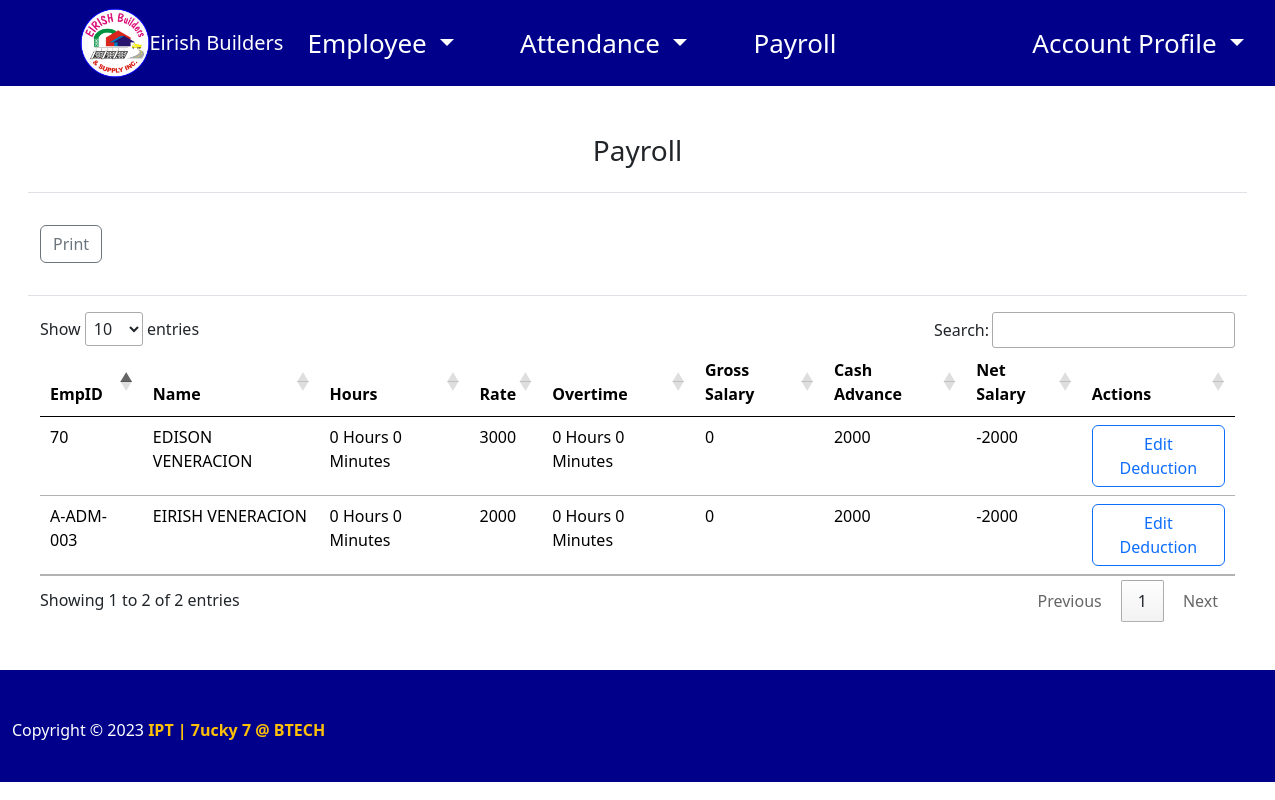
Screenshot of /code/payrolls.php (signed in) with the database file from the repository.
### tables this page shows
CREATE TABLE `employee` (
  `id` int(11) NOT NULL,
  `emp_id` varchar(50) NOT NULL,
  `name` varchar(50) NOT NULL,
  `address` varchar(50) NOT NULL,
  `position` varchar(50) NOT NULL,
  `rate` double NOT NULL,
  `cash_advance` int(11) DEFAULT NULL,
  `phonenumber` varchar(12) NOT NULL,
  `sex` varchar(45) NOT NULL,
  `birth_date` date NOT NULL,
  `civil_status` varchar(45) NOT NULL,
  `emergency_name` varchar(45) NOT NULL,
  `emergency_contact` varchar(11) NOT NULL,
  `job_id` int(11) NOT NULL,
  `salary_id` int(11) NOT NULL,
  `isdeploy` varchar(1) NOT NULL,
  `isarchive` varchar(1) NOT NULL,
  `is_att_archive` varchar(1) NOT NULL
);

### code/function/attendance.php (called while the page is built, shortened)
<?php
function attendance($id, $rate)
{
    $totaltime = 0;
    $excesstime = 0;
    $totalovertime = 0;
    $overtimemins = 0;
    $hours = intval($totaltime / 3600);
    $total_over = intval($totalovertime / 3600);
    $salary = $hours * $rate;
}

### code/payrolls.php (the view, shortened to what this page needs)
<?php
require_once('home.php');
include 'function/deduction.php';
include 'function/attendance.php';
?>
<!doctype html>
<html lang="en">
<head>
    <link href="https://cdn.jsdelivr.net/npm/bootstrap@5.1.0/dist/css/bootstrap.min.css" rel="stylesheet">
    <link href="//cdn.datatables.net/1.10.25/css/jquery.dataTables.min.css" rel="stylesheet">
    <link rel="stylesheet" href="css/style.css">
</head>
<body>
    <div class="container-fluid">
        <div class="row my-5 mx-3">
            <h3 class="text-center">Payroll</h3>
            <div class="border-bottom my-3 hide"></div>
            <div class="dropdown my-3">
                <button type="button" class="btn btn-outline-secondary hide" onclick="window.print()">Print</button>
            </div>
            <div class="border-bottom my-3 hide"></div>
            <div class="overflow-auto">
                <table class="table table-hover">
                    <thead>
                        <tr>
                            <th>EmpID</th>
                            <th>Name</th>
                            <th>Hours</th>
                            <th>Rate</th>
                            <th>Overtime</th>
                            <th>Gross Salary</th>
                            <th>Cash Advance</th>
                            <th>Net Salary</th>
                            <th class="hide">Actions</th>
                        </tr>
                    </thead>
                    <tbody>
                        <?php
                        $con = mysqli_connect('localhost', 'root', '', 'eirish_payroll');
                        $result = mysqli_query($con, "SELECT * FROM employee WHERE isdeploy = 1 AND isarchive != 1");
                        while ($rows = mysqli_fetch_assoc($result)) {
                            $id = $rows['emp_id'];
                            $name = $rows['name'];
                            $rate = $rows['rate'];
                            $cash_advance = $rows['cash_advance'];
                        ?>
                            <tr>
                                <td><?= $id ?></td>
                                <td><?= $name ?></td>
                                <td><?= $hours - $total_over . ' Hours ' . (isset($excesstime) ? $excesstime : ' 0') . ' Minutes' ?></td>
                                <td><?= $rate ?></td>
                                <td><?= $total_over . ' Hours ' . (isset($overtimemins) ? $overtimemins : ' 0') . ' Minutes' ?></td>
                                <td><?= $salary ?></td>
                                <td><?= $cash_advance == NULL ? '0' : $cash_advance ?></td>
                                <td><?= $salary - $cash_advance ?></td>
                                <td class="hide">
                                    <?php if ($cash_advance == 0) : ?>
                                        <button type="button" class="btn btn-outline-warning" data-bs-target="#deductionModal<?= $id ?>" data-bs-toggle="modal"><i class="plus"></i> Add Deduction</button>
                                    <?php
                                    else : ?>
                                        <button type="button" class="btn btn-outline-primary" data-bs-target="#editDeductionModal<?= $id ?>" data-bs-toggle="modal"><i class="plus"></i> Edit Deduction</button>
                                    <?php
                                    endif ?>
                                </td>
                            </tr>
                        <?php } ?>
                    </tbody>
                </table>
            </div>
            <br>
            <br>
            <br>
        </div>
    </div>
    <?php require_once('footer.php'); ?>
</body>
</html>

### rows the page displays
employee: emp "70", name "EDISON VENERACION", rate "3000", rate "0", cash_advance "2000", $salary - $cash_advance "-2000"
employee: emp "A-ADM-003", name "EIRISH VENERACION", rate "2000", rate "0", cash_advance "2000", $salary - $cash_advance "-2000"
